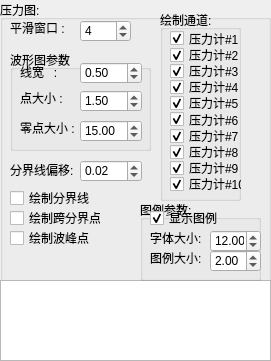
    <widget class="QGroupBox" name="groupBox_29">
     <property name="geometry">
      <rect>
       <x>330</x>
       <y>170</y>
       <width>271</width>
       <height>361</height>
      </rect>
     </property>
     <property name="title">
      <string>压力图:</string>
     </property>
     <widget class="QSpinBox" name="spinBox_smoothWindowSize_sy4_P">
      <property name="geometry">
       <rect>
        <x>80</x>
        <y>20</y>
        <width>51</width>
        <height>22</height>
       </rect>
      </property>
      <property name="value">
       <number>4</number>
      </property>
     </widget>
     <widget class="QLabel" name="label_72">
      <property name="geometry">
       <rect>
        <x>10</x>
        <y>20</y>
        <width>71</width>
        <height>16</height>
       </rect>
      </property>
      <property name="text">
       <string>平滑窗口 : </string>
      </property>
     </widget>
     <widget class="QGroupBox" name="groupBox_30">
      <property name="geometry">
       <rect>
        <x>10</x>
        <y>50</y>
        <width>141</width>
        <height>101</height>
       </rect>
      </property>
      <property name="title">
       <string>波形图参数</string>
      </property>
      <property name="flat">
       <bool>false</bool>
      </property>
      <widget class="QLabel" name="label_73">
       <property name="geometry">
        <rect>
         <x>10</x>
         <y>14</y>
         <width>71</width>
         <height>16</height>
        </rect>
       </property>
       <property name="text">
        <string>线宽   : </string>
       </property>
      </widget>
      <widget class="QDoubleSpinBox" name="sy4_waveformLineWidth_P">
       <property name="geometry">
        <rect>
         <x>70</x>
         <y>12</y>
         <width>62</width>
         <height>22</height>
        </rect>
       </property>
       <property name="singleStep">
        <double>0.100000000000000</double>
       </property>
       <property name="value">
        <double>0.500000000000000</double>
       </property>
      </widget>
      <widget class="QDoubleSpinBox" name="sy4_waveformPointsScale_P">
       <property name="geometry">
        <rect>
         <x>70</x>
         <y>40</y>
         <width>62</width>
         <height>22</height>
        </rect>
       </property>
       <property name="singleStep">
        <double>0.100000000000000</double>
       </property>
       <property name="value">
        <double>1.500000000000000</double>
       </property>
      </widget>
      <widget class="QLabel" name="label_74">
       <property name="geometry">
        <rect>
         <x>10</x>
         <y>40</y>
         <width>71</width>
         <height>16</height>
        </rect>
       </property>
       <property name="text">
        <string>点大小 : </string>
       </property>
      </widget>
      <widget class="QDoubleSpinBox" name="sy4_waveformZeroPointsScale_P">
       <property name="geometry">
        <rect>
         <x>70</x>
         <y>70</y>
         <width>62</width>
         <height>22</height>
        </rect>
       </property>
       <property name="singleStep">
        <double>1.000000000000000</double>
       </property>
       <property name="value">
        <double>15.000000000000000</double>
       </property>
      </widget>
      <widget class="QLabel" name="label_75">
       <property name="geometry">
        <rect>
         <x>10</x>
         <y>70</y>
         <width>71</width>
         <height>16</height>
        </rect>
       </property>
       <property name="text">
        <string>零点大小 : </string>
       </property>
      </widget>
     </widget>
     <widget class="QGroupBox" name="groupBox_31">
      <property name="geometry">
       <rect>
        <x>160</x>
        <y>10</y>
        <width>81</width>
        <height>191</height>
       </rect>
      </property>
      <property name="title">
       <string>绘制通道:</string>
      </property>
      <widget class="QWidget" name="verticalLayoutWidget_13">
       <property name="geometry">
        <rect>
         <x>10</x>
         <y>20</y>
         <width>94</width>
         <height>162</height>
        </rect>
       </property>
       <layout class="QVBoxLayout" name="verticalLayout_13">
        <property name="spacing">
         <number>0</number>
        </property>
        <property name="leftMargin">
         <number>0</number>
        </property>
        <item>
         <widget class="QCheckBox" name="checkBox_sy4_ch_P_1">
          <property name="text">
           <string>压力计#1</string>
          </property>
          <property name="checked">
           <bool>true</bool>
          </property>
         </widget>
        </item>
        <item>
         <widget class="QCheckBox" name="checkBox_sy4_ch_P_2">
          <property name="text">
           <string>压力计#2</string>
          </property>
          <property name="checked">
           <bool>true</bool>
          </property>
         </widget>
        </item>
        <item>
         <widget class="QCheckBox" name="checkBox_sy4_ch_P_3">
          <property name="text">
           <string>压力计#3</string>
          </property>
          <property name="checked">
           <bool>true</bool>
          </property>
         </widget>
        </item>
        <item>
         <widget class="QCheckBox" name="checkBox_sy4_ch_P_4">
          <property name="text">
           <string>压力计#4</string>
          </property>
          <property name="checked">
           <bool>true</bool>
          </property>
         </widget>
        </item>
        <item>
         <widget class="QCheckBox" name="checkBox_sy4_ch_P_5">
          <property name="text">
           <string>压力计#5</string>
          </property>
          <property name="checked">
           <bool>true</bool>
          </property>
         </widget>
        </item>
        <item>
         <widget class="QCheckBox" name="checkBox_sy4_ch_P_6">
          <property name="text">
           <string>压力计#6</string>
          </property>
          <property name="checked">
           <bool>true</bool>
          </property>
         </widget>
        </item>
        <item>
         <widget class="QCheckBox" name="checkBox_sy4_ch_P_7">
          <property name="text">
           <string>压力计#7</string>
          </property>
          <property name="checked">
           <bool>true</bool>
          </property>
         </widget>
        </item>
        <item>
         <widget class="QCheckBox" name="checkBox_sy4_ch_P_8">
          <property name="text">
           <string>压力计#8</string>
          </property>
          <property name="checked">
           <bool>true</bool>
          </property>
         </widget>
        </item>
        <item>
         <widget class="QCheckBox" name="checkBox_sy4_ch_P_9">
          <property name="text">
           <string>压力计#9</string>
          </property>
          <property name="checked">
           <bool>true</bool>
          </property>
         </widget>
        </item>
        <item>
         <widget class="QCheckBox" name="checkBox_sy4_ch_P_10">
          <property name="text">
           <string>压力计#10</string>
          </property>
          <property name="checked">
           <bool>true</bool>
          </property>
         </widget>
        </item>
       </layout>
      </widget>
     </widget>
     <widget class="QTextEdit" name="sy4_PressFormOut">
      <property name="geometry">
       <rect>
        <x>0</x>
        <y>280</y>
        <width>271</width>
        <height>81</height>
       </rect>
      </property>
      <property name="font">
       <font>
        <pointsize>6</pointsize>
       </font>
      </property>
      <property name="readOnly">
       <bool>true</bool>
      </property>
     </widget>
     <widget class="QDoubleSpinBox" name="sy4_PressformShift">
      <property name="geometry">
       <rect>
        <x>80</x>
        <y>160</y>
        <width>62</width>
        <height>22</height>
       </rect>
      </property>
      <property name="toolTip">
       <string>分界线用于确定波峰</string>
      </property>
      <property name="minimum">
       <double>-0.100000000000000</double>
      </property>
      <property name="maximum">
       <double>0.100000000000000</double>
      </property>
      <property name="singleStep">
       <double>0.010000000000000</double>
      </property>
      <property name="value">
       <double>0.020000000000000</double>
      </property>
     </widget>
     <widget class="QLabel" name="label_76">
      <property name="geometry">
       <rect>
        <x>10</x>
        <y>162</y>
        <width>71</width>
        <height>16</height>
       </rect>
      </property>
      <property name="toolTip">
       <string>分界线用于确定波峰</string>
      </property>
      <property name="text">
       <string>分界线偏移: </string>
      </property>
     </widget>
     <widget class="QCheckBox" name="checkBox_sy4_bDrawDivideLine">
      <property name="geometry">
       <rect>
        <x>10</x>
        <y>190</y>
        <width>81</width>
        <height>16</height>
       </rect>
      </property>
      <property name="toolTip">
       <string>分界线用于确定波峰</string>
      </property>
      <property name="text">
       <string>绘制分界线</string>
      </property>
      <property name="checked">
       <bool>false</bool>
      </property>
     </widget>
     <widget class="QCheckBox" name="checkBox_sy4_bDrawDivideLine_2">
      <property name="geometry">
       <rect>
        <x>10</x>
        <y>210</y>
        <width>91</width>
        <height>16</height>
       </rect>
      </property>
      <property name="toolTip">
       <string>分界线用于确定波峰</string>
      </property>
      <property name="text">
       <string>绘制跨分界点</string>
      </property>
      <property name="checked">
       <bool>false</bool>
      </property>
     </widget>
     <widget class="QCheckBox" name="checkBox_sy4_bDrawDivideLine_3">
      <property name="geometry">
       <rect>
        <x>10</x>
        <y>230</y>
        <width>91</width>
        <height>16</height>
       </rect>
      </property>
      <property name="toolTip">
       <string>分界线用于确定波峰</string>
      </property>
      <property name="text">
       <string>绘制波峰点</string>
      </property>
      <property name="checked">
       <bool>false</bool>
      </property>
     </widget>
     <widget class="QGroupBox" name="groupBox_38">
      <property name="geometry">
       <rect>
        <x>140</x>
        <y>200</y>
        <width>121</width>
        <height>81</height>
       </rect>
      </property>
      <property name="title">
       <string>图例参数:</string>
      </property>
      <widget class="QLabel" name="label_96">
       <property name="geometry">
        <rect>
         <x>10</x>
         <y>30</y>
         <width>71</width>
         <height>16</height>
        </rect>
       </property>
       <property name="text">
        <string>字体大小: </string>
       </property>
      </widget>
      <widget class="QDoubleSpinBox" name="sy4_waveformFontSize_3">
       <property name="geometry">
        <rect>
         <x>70</x>
         <y>30</y>
         <width>51</width>
         <height>22</height>
        </rect>
       </property>
       <property name="singleStep">
        <double>0.500000000000000</double>
       </property>
       <property name="value">
        <double>12.000000000000000</double>
       </property>
      </widget>
      <widget class="QLabel" name="label_97">
       <property name="geometry">
        <rect>
         <x>10</x>
         <y>50</y>
         <width>71</width>
         <height>16</height>
        </rect>
       </property>
       <property name="text">
        <string>图例大小: </string>
       </property>
      </widget>
      <widget class="QDoubleSpinBox" name="sy4_MarkerSize_3">
       <property name="geometry">
        <rect>
         <x>70</x>
         <y>50</y>
         <width>51</width>
         <height>22</height>
        </rect>
       </property>
       <property name="singleStep">
        <double>0.100000000000000</double>
       </property>
       <property name="value">
        <double>2.000000000000000</double>
       </property>
      </widget>
      <widget class="QCheckBox" name="checkBox_sy4_bDrawLegend_3">
       <property name="geometry">
        <rect>
         <x>10</x>
         <y>10</y>
         <width>81</width>
         <height>16</height>
        </rect>
       </property>
       <property name="text">
        <string>显示图例</string>
       </property>
       <property name="checked">
        <bool>true</bool>
       </property>
      </widget>
     </widget>
    </widget>
